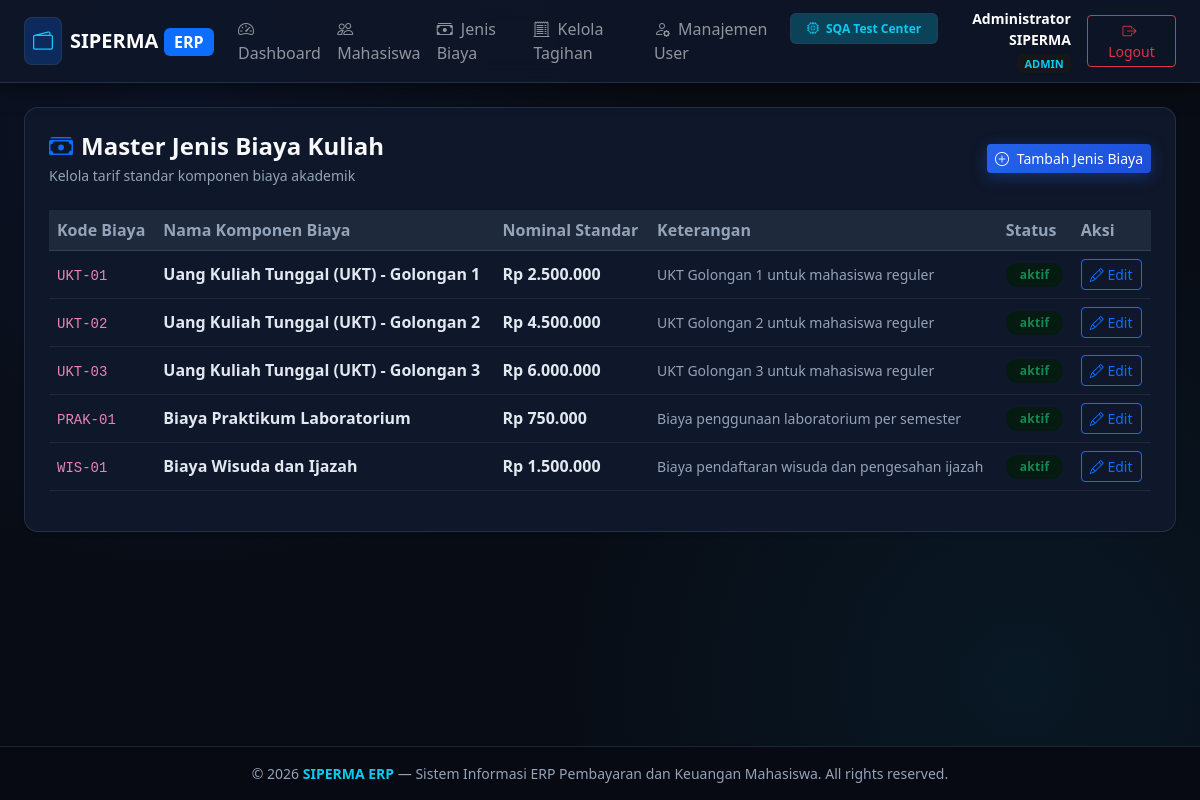
Page /admin/biaya (signed in) on the committed database.
### tables this page shows
CREATE TABLE jenis_biaya (
    id INTEGER PRIMARY KEY AUTOINCREMENT,
    kode VARCHAR(20) UNIQUE NOT NULL,
    nama VARCHAR(100) NOT NULL,
    nominal_default DECIMAL(12,2) NOT NULL,
    keterangan TEXT,
    status VARCHAR(20) DEFAULT 'aktif' CHECK(status IN ('aktif', 'nonaktif')),
    created_at DATETIME DEFAULT CURRENT_TIMESTAMP
);

### src/Views/admin/biaya.php (the view, shortened to what this page needs)
<?php $pageTitle = 'Kelola Jenis Biaya'; require_once __DIR__ . '/../layouts/header.php'; ?>
<div class="card card-custom bg-white p-3 p-md-4 shadow-sm mb-4">
    <div class="page-header-responsive mb-4">
        <div>
            <h4 class="fw-bold text-light mb-1"><i class="bi bi-cash-stack me-2 text-primary"></i>Master Jenis Biaya Kuliah</h4>
            <p class="text-muted small mb-0">Kelola tarif standar komponen biaya akademik</p>
        </div>
        <div class="page-actions-responsive">
            <button type="button" class="btn btn-primary btn-sm" data-bs-toggle="modal" data-bs-target="#modalTambahBiaya">
                <i class="bi bi-plus-circle me-1"></i> Tambah Jenis Biaya
            </button>
        </div>
    </div>
    <div class="table-responsive">
        <table class="table table-hover table-custom align-middle">
            <thead>
                <tr>
                    <th>Kode Biaya</th>
                    <th>Nama Komponen Biaya</th>
                    <th>Nominal Standar</th>
                    <th>Keterangan</th>
                    <th>Status</th>
                    <th>Aksi</th>
                </tr>
            </thead>
            <tbody>
                <?php if (empty($biayaList)): ?>
                <tr><td colspan="6" class="text-center text-muted py-4">Belum ada jenis biaya</td></tr>
                <?php else: foreach ($biayaList as $b): ?>
                <tr>
                    <td><code><?= htmlspecialchars($b['kode']) ?></code></td>
                    <td><strong><?= htmlspecialchars($b['nama']) ?></strong></td>
                    <td class="fw-bold text-primary">Rp <?= number_format($b['nominal_default'], 0, ',', '.') ?></td>
                    <td><small class="text-muted"><?= htmlspecialchars($b['keterangan'] ?? '-') ?></small></td>
                    <td>
                        <span class="badge bg-success-subtle text-success badge-status"><?= htmlspecialchars($b['status']) ?></span>
                    </td>
                    <td>
                        <button type="button" class="btn btn-sm btn-outline-primary" data-bs-toggle="modal" data-bs-target="#modalEditBiaya<?= $b['id'] ?>">
                            <i class="bi bi-pencil"></i> Edit
                        </button>
                    </td>
                </tr>
                <?php endforeach; endif; ?>
            </tbody>
        </table>
    </div>
</div>
<?php require_once __DIR__ . '/../layouts/footer.php'; ?>

### src/Views/layouts/header.php (style rules this page uses)
:root { --bg-dark: #07090e; --bg-surface: #0f172a; --bg-card: #131b2e; --border-color: #1e293b; --primary-accent: #3b82f6; --text-primary: #f8fafc; --text-muted: #94a3b8; }
*, *::before, *::after { box-sizing: border-box; }
html, body { overflow-x: hidden; max-width: 100vw; width: 100%; }
body { font-family: 'Segoe UI', system-ui, -apple-system, sans-serif; background: #080c14; background-image: radial-gradient(circle at 15% 15%, rgba(30, 58, 138, 0.15) 0%, transparent 40%), radial-gradient(circle at 85% 85%, rgba(14, 165, 233, 0.08) 0%, transparent 40%); background-attachment: fixed; color: #f1f5f9; min-height: 100vh; display: flex; flex-direction: column; }
.card-custom { background-color: #0f172a; border: 1px solid rgba(51, 65, 85, 0.6); border-radius: 14px; box-shadow: 0 8px 30px rgba(0,0,0,0.4); color: #f1f5f9; transition: all 0.25s ease; }
.btn-primary { background: linear-gradient(135deg, #2563eb 0%, #1d4ed8 100%); border: none; box-shadow: 0 4px 15px rgba(37, 99, 235, 0.35); transition: all 0.2s ease; }
.table-custom { color: #f1f5f9 !important; }
.table-custom th { background-color: #1e293b !important; color: #94a3b8 !important; border-color: #334155 !important; font-weight: 600; }
.table-custom td { background-color: transparent !important; border-color: #1e293b !important; color: #e2e8f0 !important; }
.badge-status { padding: 6px 14px; border-radius: 20px; font-weight: 600; font-size: 12px; letter-spacing: 0.3px; }
.bg-white { background-color: #0f172a !important; color: #f8fafc !important; }
.text-muted { color: #94a3b8 !important; }
.page-header-responsive { display: flex; flex-direction: column; gap: 12px; margin-bottom: 1.5rem; }
@media (min-width: 768px) { .page-header-responsive { flex-direction: row; justify-content: space-between; align-items: center; gap: 1rem; } }
.page-actions-responsive { display: flex; flex-wrap: wrap; gap: 8px; width: 100%; }
@media (min-width: 768px) { .page-actions-responsive { width: auto; } }
.page-actions-responsive .btn { flex: 1 1 auto; text-align: center; white-space: nowrap; }
@media (min-width: 768px) { .page-actions-responsive .btn { flex: 0 0 auto; } }

### rows in the picture
jenis_biaya: kode "UKT-01", nama "Uang Kuliah Tunggal (UKT) - Golongan 1", nominal_default "2.500.000", keterangan "UKT Golongan 1 untuk mahasiswa reguler", status "aktif"
jenis_biaya: kode "UKT-02", nama "Uang Kuliah Tunggal (UKT) - Golongan 2", nominal_default "4.500.000", keterangan "UKT Golongan 2 untuk mahasiswa reguler", status "aktif"
jenis_biaya: kode "UKT-03", nama "Uang Kuliah Tunggal (UKT) - Golongan 3", nominal_default "6.000.000", keterangan "UKT Golongan 3 untuk mahasiswa reguler", status "aktif"
jenis_biaya: kode "PRAK-01", nama "Biaya Praktikum Laboratorium", nominal_default "750.000", keterangan "Biaya penggunaan laboratorium per semester", status "aktif"
jenis_biaya: kode "WIS-01", nama "Biaya Wisuda dan Ijazah", nominal_default "1.500.000", keterangan "Biaya pendaftaran wisuda dan pengesahan ijazah", status "aktif"

### other values in the picture
$currentUser['name'] "Administrator SIPERMA"
$currentUser['role'] "ADMIN"
